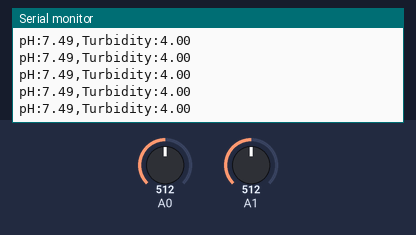
The sketch below on a simulated Arduino Uno, built with avr-gcc and run on an emulated ATmega328P. Parts: the last lines printed to the serial monitor. The test bench sets the inputs (shaded band); at power-on: A0 = 512, A1 = 512.

Above: at 7.2 s.
7.3 s: A0 set to 799
At 8.5 s:
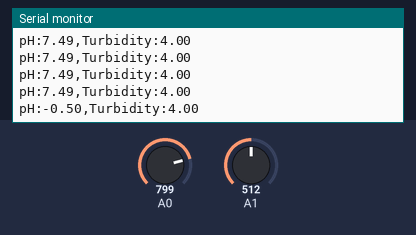
12.0 s: A0 set to 763
At 12.9 s:
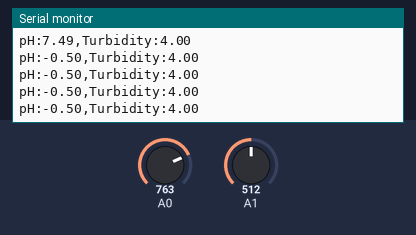
Timing chart, 0 to 14.5 s (numbered marks = the images above; inputs shaded):
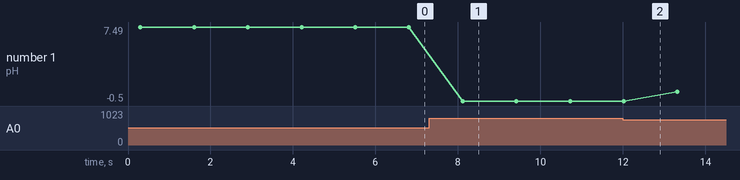

Measured:
- after the input at 7.3 s, the serial monitor: prints a new line after 0.81 s (image 1)
- plotted number 1: 7.49 → -0.5 after the input at 7.3 s, -0.5 → 0.5 after the input at 12.0 s

The sketch:

readSensorData.ino
```cpp
#include <Wire.h>

const float voltageToNTU_Slope = -1.8;
const float voltageToNTU_Intercept = 8.5;


float calibration_value = 21.34 + 0.4;
int buffer_arr[10];

void setup() {
  Serial.begin(9600);  // Initialize Serial communication
}

void loop() {
  int temp = 0;
  int avgval = 0;

  // PH Sensor Reading
  for (int i = 0; i < 10; i++) {
    buffer_arr[i] = analogRead(A0);
    delay(30);
  }

  for (int i = 0; i < 9; i++) {
    for (int j = i + 1; j < 10; j++) {
      if (buffer_arr[i] > buffer_arr[j]) {
        temp = buffer_arr[i];
        buffer_arr[i] = buffer_arr[j];
        buffer_arr[j] = temp;
      }
    }
  }

  for (int i = 2; i < 8; i++) {
    avgval += buffer_arr[i];
  }

  float volt = (float)avgval * 5.0 / 1024 / 6;
  float ph_act = -5.70 * volt + calibration_value;

  // Turbidity Sensor Reading
  int turbidityValue = analogRead(A1);
  float voltage = turbidityValue * (5.0 / 1024.0);
  float turbidityNTU = voltage * voltageToNTU_Slope + voltageToNTU_Intercept;
  turbidityNTU = constrain(turbidityNTU, 0, 10);

  // Print sensor values to Serial
  Serial.print("pH:");
  Serial.print(ph_act);
  Serial.print(",Turbidity:");
  Serial.println(turbidityNTU);

  delay(1000);
}
```
